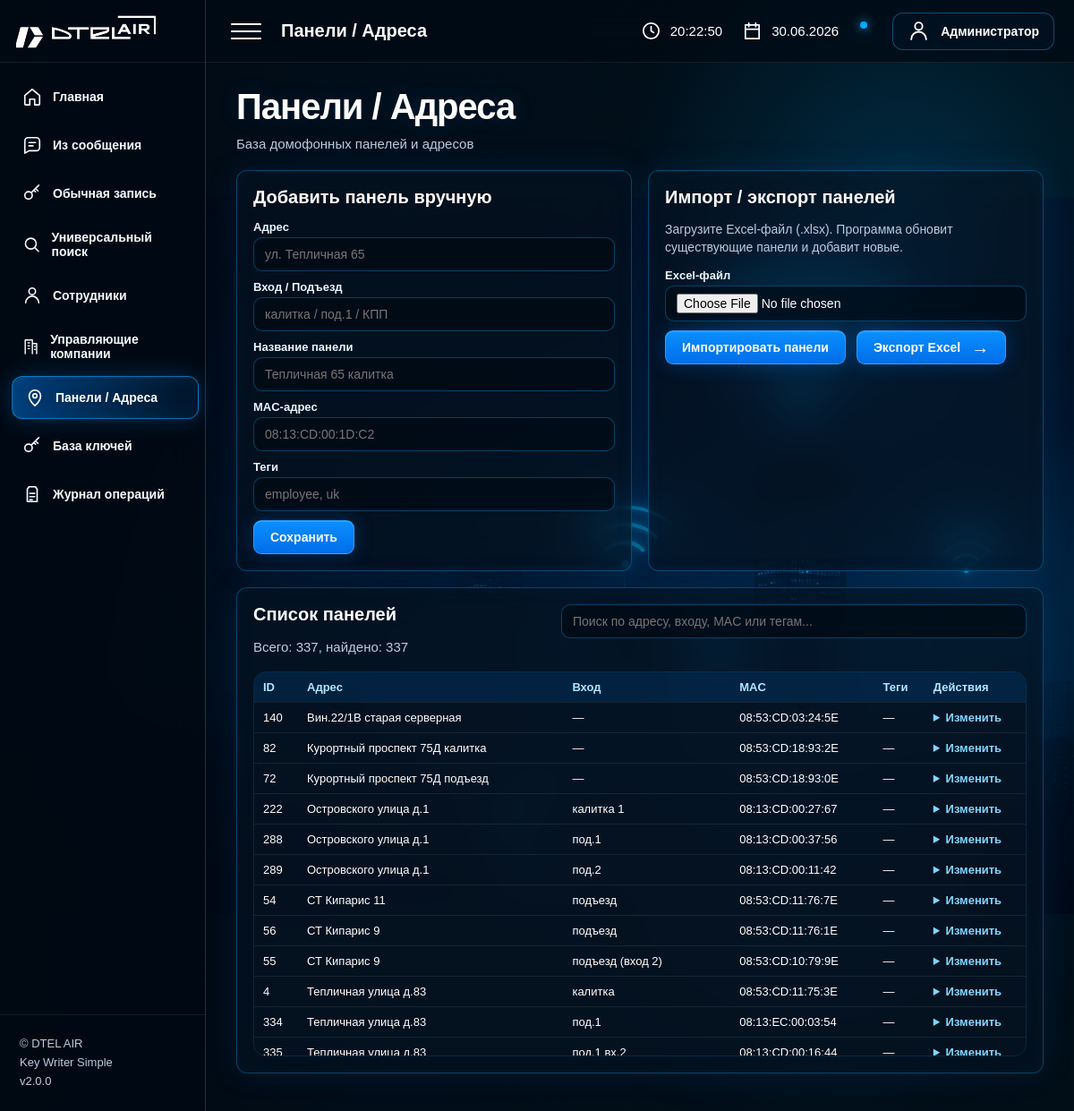
Page /panels on the committed database.
### tables this page shows
CREATE TABLE panels (
            id INTEGER PRIMARY KEY AUTOINCREMENT,
            address TEXT NOT NULL,
            entrance TEXT DEFAULT '',
            name TEXT NOT NULL,
            mac TEXT UNIQUE NOT NULL,
            tags TEXT DEFAULT '',
            enabled INTEGER DEFAULT 1,
            created_at TEXT DEFAULT CURRENT_TIMESTAMP
        );

### app/routers/panels.py (the view)
@router.get("/panels", response_class=HTMLResponse)
def panels_page(request: Request):
    return templates.TemplateResponse(
        "panels.html",
        {
            "request": request,
            "panels": get_enabled_panels(),
        },
    )

### app/templates/panels.html (shortened to what this page needs)
{% extends 'base.html' %}
{% block page_name %}Панели / Адреса{% endblock %}
{% block content %}
<div class="hero-title">
    <h1>Панели / Адреса</h1>
    <p class="subtitle">База домофонных панелей и адресов</p>
</div>
<div class="panels-top-grid">
    <div class="panel">
        <h2>Добавить панель вручную</h2>
        <form method="post" action="/panels/add">
            <label>Адрес</label>
            <input name="address" placeholder="ул. Тепличная 65" required>
            <label>Вход / Подъезд</label>
            <input name="entrance" placeholder="калитка / под.1 / КПП">
            <label>Название панели</label>
            <input name="name" placeholder="Тепличная 65 калитка" required>
            <label>MAC-адрес</label>
            <input name="mac" placeholder="08:13:CD:00:1D:C2" required>
            <label>Теги</label>
            <input name="tags" placeholder="employee, uk">
            <button type="submit">Сохранить</button>
        </form>
    </div>
    <div class="panel">
        <h2>Импорт / экспорт панелей</h2>
        <p class="panels-help">
            Загрузите Excel-файл (.xlsx). Программа обновит существующие панели и добавит новые.
        </p>
        <form method="post" action="/panels/import" enctype="multipart/form-data">
            <label>Excel-файл</label>
            <input type="file" name="file" accept=".xlsx,.xls,.xlsm" required>
            <div class="import-export-actions">
                <button type="submit">Импортировать панели</button>
                <a href="/panels/export" class="btn">
                    Экспорт Excel
                </a>
            </div>
        </form>
    </div>
</div>
<div class="panel panels-list-panel">
    <div class="panel-list-head">
        <div>
            <h2>Список панелей</h2>
            <p class="subtitle">
                Всего: <span id="panelsTotal">{{ panels|length }}</span>,
                найдено: <span id="panelsFound">{{ panels|length }}</span>
            </p>
        </div>
        <div class="panel-search">
            <input
                type="text"
                id="panelSearch"
                placeholder="Поиск по адресу, входу, MAC или тегам..."
                autocomplete="off"
            >
        </div>
    </div>
    <div class="table-scroll">
        <table id="panelsTable">
            <thead>
            <tr>
                <th>ID</th>
                <th>Адрес</th>
                <th>Вход</th>
                <th>MAC</th>
                <th>Теги</th>
                <th>Действия</th>
            </tr>
            </thead>
            <tbody>
            {% for p in panels %}
            <tr>
                <td>{{ p.id }}</td>
                <td>{{ p.address }}</td>
                <td>{{ p.entrance or '—' }}</td>
                <td>{{ p.mac }}</td>
                <td>{{ p.tags or '—' }}</td>
                <td>
                    <details class="row-actions">
                        <summary>Изменить</summary>
                    </details>
                </td>
            </tr>
            {% endfor %}
            </tbody>
        </table>
    </div>
</div>
{% endblock %}

### app/templates/base.html (shortened to what this page needs)
<!DOCTYPE html>
<html lang="ru">
<head>
  <link rel="stylesheet" href="/static/css/style.css">
</head>
<body>
<div class="app-shell">
  <aside class="sidebar">
    <div class="brand"><img src="/static/img/logo.png" alt="DTEL AIR"></div>
    <nav class="sidebar-nav">
      <a class="nav-item" href="/"><svg viewBox="0 0 24 24"><path d="M3 10.5 12 3l9 7.5V21a1 1 0 0 1-1 1h-5v-7H9v7H4a1 1 0 0 1-1-1z"/></svg><span>Главная</span></a>
      <a class="nav-item" href="/message"><svg viewBox="0 0 24 24"><path d="M21 15a4 4 0 0 1-4 4H8l-5 3V7a4 4 0 0 1 4-4h10a4 4 0 0 1 4 4z"/><path d="M8 9h8M8 13h5"/></svg><span>Из сообщения</span></a>
      <a class="nav-item" href="/write/manual">
    <svg viewBox="0 0 24 24"><circle cx="7.5" cy="14.5" r="4.5"/><path d="m11 11 9-9M16 6l3 3M14 8l2 2"/></svg>
    <span>Обычная запись</span>
</a>
<a class="nav-item" href="/search">
    <svg viewBox="0 0 24 24"><circle cx="11" cy="11" r="7"/><path d="m16.5 16.5 4.5 4.5"/></svg>
    <span>Универсальный поиск</span>
</a>
      <a class="nav-item" href="/employees"><svg viewBox="0 0 24 24"><path d="M20 21a8 8 0 0 0-16 0"/><circle cx="12" cy="7" r="4"/></svg><span>Сотрудники</span></a>
      <a class="nav-item" href="/uk"><svg viewBox="0 0 24 24"><path d="M4 22V3h10v19M14 8h6v14"/><path d="M8 7h2M8 11h2M8 15h2M17 12h1M17 16h1"/></svg><span>Управляющие компании</span></a>
      <a class="nav-item" href="/panels"><svg viewBox="0 0 24 24"><path d="M12 22s7-6.2 7-12a7 7 0 0 0-14 0c0 5.8 7 12 7 12z"/><circle cx="12" cy="10" r="2.5"/></svg><span>Панели / Адреса</span></a>
      <a class="nav-item" href="/keys"><svg viewBox="0 0 24 24"><circle cx="7.5" cy="14.5" r="4.5"/><path d="m11 11 9-9M16 6l3 3M14 8l2 2"/></svg><span>База ключей</span></a>
      <a class="nav-item" href="/log"><svg viewBox="0 0 24 24"><path d="M8 3h8l2 3v15H6V6z"/><path d="M9 11h6M9 15h6M9 19h3"/></svg><span>Журнал операций</span></a>
    </nav>
    <div class="sidebar-footer"><div>© DTEL AIR</div><div>Key Writer Simple</div><div>v2.0.0</div></div>
  </aside>
  <main class="main">
    <header class="topbar">
      <div class="topbar-left"><div class="burger"><span></span><span></span><span></span></div><div class="top-title">{% block page_name %}Главная{% endblock %}</div></div>
      <div class="topbar-right">
        <div class="top-info"><svg viewBox="0 0 24 24"><circle cx="12" cy="12" r="9"/><path d="M12 7v5l3 2"/></svg><span id="live-time">--:--:--</span></div>
        <div class="top-info"><svg viewBox="0 0 24 24"><path d="M4 5h16v16H4zM8 3v4M16 3v4M4 10h16"/></svg><span id="live-date">--.--.----</span></div>
        <div class="notify"><svg viewBox="0 0 24 24"><path d="M18 8a6 6 0 0 0-12 0c0 7-3 7-3 7h18s-3 0-3-7"/><path d="M10 21h4"/></svg><i></i></div>
        <div class="user-pill"><svg viewBox="0 0 24 24"><path d="M20 21a8 8 0 0 0-16 0"/><circle cx="12" cy="7" r="4"/></svg><span>Администратор</span></div>
      </div>
    </header>
    <section class="content">{% block content %}{% endblock %}</section>
  </main>
</div>
</body>
</html>

### app/static/css/base.css (style rules this page uses)
* { box-sizing: border-box; }
:root { --sidebar-width: 230px; --panel: rgba(6, 20, 34, 0.58); --panel-strong: rgba(0, 10, 20, 0.72); --line: rgba(0, 170, 255, 0.32); --line-soft: rgba(0, 170, 255, 0.20); --soft: rgba(255, 255, 255, 0.08); --blue: #00aaff; --blue-2: #0b8fff; --muted: #b8cde0; --green: #2cff9a; --red: #ff4a5f; --yellow: #ffc400; }
html, body { margin: 0; min-height: 100%; font-family: Arial, Helvetica, sans-serif; color: #fff; background: linear-gradient(90deg, rgba(0,8,17,.90) 0%, rgba(0,12,25,.62) 34%, rgba(0,12,25,.25) 66%, rgba(0,12,25,.04) 100%), linear-gradient(180deg, rgba(0,8,17,.08), rgba(0,8,17,.35)), url("/static/img/hero.png") right center / contain fixed no-repeat; background-color: #02111a; }
body::before { content: ""; position: fixed; inset: 0; pointer-events: none; background: radial-gradient(circle at 84% 18%, rgba(0,170,255,.18), transparent 22%), radial-gradient(circle at 76% 74%, rgba(0,150,255,.12), transparent 28%), radial-gradient(circle at 95% 52%, rgba(0,190,255,.08), transparent 20%); z-index: 0; }
h1 { margin: 0 0 10px; font-size: 40px; line-height: 1.05; font-weight: 900; letter-spacing: -1px; text-shadow: 0 0 24px rgba(0,140,255,.16); }
h2 { margin: 0 0 14px; font-size: 18px; }
p { margin: 0; }
.subtitle { margin: 0; color: var(--muted); font-size: 15px; line-height: 1.45; }

### app/static/css/layout.css (style rules this page uses)
.app-shell { display: flex; min-height: 100vh; position: relative; z-index: 1; }
.main { flex: 1; min-width: 0; }
.sidebar { width: var(--sidebar-width); min-height: 100vh; display: flex; flex-direction: column; background: rgba(0,10,20,.84); border-right: 1px solid var(--line); backdrop-filter: blur(18px); }
.brand { height: 70px; display: flex; align-items: center; padding: 14px 18px; border-bottom: 1px solid var(--soft); }
.brand img { max-width: 165px; max-height: 50px; }
.sidebar-nav { padding: 14px 10px; display: flex; flex-direction: column; gap: 6px; }
.nav-item { min-height: 48px; display: flex; align-items: center; gap: 12px; padding: 10px 14px; color: #f3fbff; text-decoration: none; font-size: 14px; font-weight: 700; border: 1px solid transparent; border-radius: 12px; transition: .22s; }
.nav-item svg { width: 22px; height: 22px; fill: none; stroke: currentColor; stroke-width: 1.8; stroke-linecap: round; stroke-linejoin: round; }
.nav-item:hover, .nav-item.active { color: #fff; border-color: rgba(0,170,255,.62); background: linear-gradient(90deg, rgba(0,132,255,.44), rgba(0,78,150,.15)); box-shadow: inset 0 0 25px rgba(0,170,255,.08), 0 0 24px rgba(0,144,255,.26); transform: translateX(3px); }
.sidebar-footer { margin-top: auto; padding: 22px; color: var(--muted); font-size: 13px; line-height: 1.6; border-top: 1px solid var(--soft); }
.topbar { height: 70px; padding: 0 22px 0 28px; display: flex; align-items: center; justify-content: space-between; background: rgba(0,10,20,.72); border-bottom: 1px solid var(--soft); backdrop-filter: blur(16px); }
.topbar-left, .topbar-right { display: flex; align-items: center; gap: 22px; }
.burger { width: 34px; display: flex; flex-direction: column; gap: 6px; }
.burger span { height: 2px; width: 100%; background: #fff; border-radius: 10px; }
.top-title { font-size: 20px; font-weight: 800; }
.top-info { display: flex; align-items: center; gap: 10px; font-size: 15px; white-space: nowrap; }
.top-info svg, .notify svg, .user-pill svg { fill: none; stroke: currentColor; stroke-width: 1.8; stroke-linecap: round; stroke-linejoin: round; }
.top-info svg { width: 23px; height: 23px; }
.notify { position: relative; padding: 8px; }
.notify i { position: absolute; top: 6px; right: 6px; width: 8px; height: 8px; border-radius: 50%; background: var(--blue); box-shadow: 0 0 12px var(--blue); }
.user-pill { height: 42px; padding: 0 16px; display: flex; align-items: center; gap: 12px; background: rgba(2,18,34,.68); border: 1px solid rgba(0,170,255,.42); border-radius: 12px; font-size: 14px; font-weight: 700; }
.user-pill svg { width: 25px; height: 25px; }
.content { max-width: 1200px; padding: 28px 34px 42px; }
.hero-title { margin-bottom: 18px; }

### app/static/css/forms.css (style rules this page uses)
label { display: block; color: #e8f7ff; font-size: 13px; font-weight: 800; margin-bottom: 4px; }
input, textarea, select { width: 100%; min-height: 38px; margin-bottom: 10px; padding: 8px 12px; border-radius: 10px; outline: none; border: 1px solid rgba(0,170,255,.34); color: #fff; background: rgba(0,10,20,.72); font-size: 14px; transition: .18s; }

### rows in the picture
panels: id "140", address "Вин.22/1В старая серверная", entrance "—", mac "08:53:CD:03:24:5E", tags "—"
panels: id "82", address "Курортный проспект 75Д калитка", entrance "—", mac "08:53:CD:18:93:2E", tags "—"
panels: id "72", address "Курортный проспект 75Д подъезд", entrance "—", mac "08:53:CD:18:93:0E", tags "—"
panels: id "222", address "Островского улица д.1", entrance "калитка 1", mac "08:13:CD:00:27:67", tags "—"
panels: id "288", address "Островского улица д.1", entrance "под.1", mac "08:13:CD:00:37:56", tags "—"
panels: id "289", address "Островского улица д.1", entrance "под.2", mac "08:13:CD:00:11:42", tags "—"
panels: id "54", address "СТ Кипарис 11", entrance "подъезд", mac "08:53:CD:11:76:7E", tags "—"
panels: id "56", address "СТ Кипарис 9", entrance "подъезд", mac "08:53:CD:11:76:1E", tags "—"
panels: id "55", address "СТ Кипарис 9", entrance "подъезд (вход 2)", mac "08:53:CD:10:79:9E", tags "—"
panels: id "4", address "Тепличная улица д.83", entrance "калитка", mac "08:53:CD:11:75:3E", tags "—"
panels: id "334", address "Тепличная улица д.83", entrance "под.1", mac "08:13:EC:00:03:54", tags "—"
panels: id "335", address "Тепличная улица д.83", entrance "под.1 вх.2", mac "08:13:CD:00:16:44", tags "—"

### other values in the picture
{{ panels|length }} "337"
